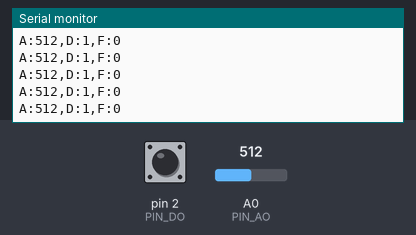
Recording of a sketch running on a simulated Arduino Uno, built with avr-gcc and run on an emulated ATmega328P. On the bench: the last lines printed to the serial monitor. The inputs (shaded band) are chosen by the test bench; at power-on: A0 (PIN_AO) = 512, pin 2 (PIN_DO) HIGH.

Above: at 3.0 s.
3.1 s: A0 (PIN_AO) set to 110
At 3.18 s:
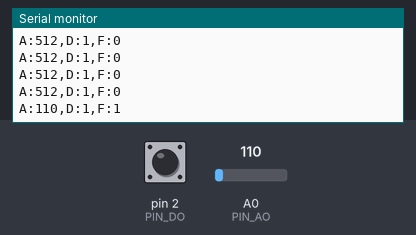
6.1 s: A0 (PIN_AO) set to 89
At 6.16 s:
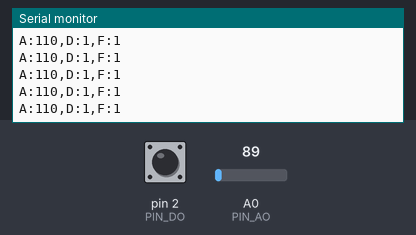
Timing chart, 0 to 9.1 s (numbered marks = the images above; inputs shaded):
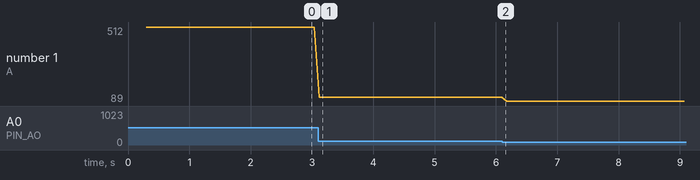

The sketch:

Flame_Arduino_Processing.ino
```cpp
/*
 * Flame Detection Module     Arduino for Processing GUI
 *
 * Copy of Flame_Detection_Module.ino, serial output made for
 * Flame_Circuit_Simulation.pde  (9600 baud).
 *
 * Wire:
 *   VCC -> Arduino 5V
 *   GND -> Arduino GND
 *   AO  -> Arduino A0
 *   DO  -> Arduino D2
 *
 * 1. Upload this sketch.
 * 2. CLOSE Arduino Serial Monitor.
 * 3. Run Flame_Circuit_Simulation in Processing.
 * 4. Click your COM port, then Connect.
 *
 * Line sent every sample:
 *   A:analog,D:doPin,F:flame
 *   A = 0-1023 from A0
 *   D = 0 if DO is LOW, 1 if DO is HIGH
 *   F = 1 flame detected, 0 no flame
 */

const int PIN_AO = A0;
const int PIN_DO = 2;

const unsigned long SAMPLE_MS = 80;

const bool ANALOG_FALLS_WITH_FLAME = true;
const bool DIGITAL_ACTIVE_LOW = true;

const int ANALOG_FLAME_THRESHOLD = 500;
const int ANALOG_CLOSE_THRESHOLD = 250;

int analogValue = 0;
int digitalValue = HIGH;
bool flameDetected = false;

void setup() {
  pinMode(PIN_DO, INPUT);
  Serial.begin(9600);
  delay(300);
}

void loop() {
  analogValue = analogRead(PIN_AO);
  digitalValue = digitalRead(PIN_DO);

  bool analogFlame = ANALOG_FALLS_WITH_FLAME
                       ? (analogValue < ANALOG_FLAME_THRESHOLD)
                       : (analogValue > ANALOG_FLAME_THRESHOLD);

  bool digitalFlame = DIGITAL_ACTIVE_LOW
                        ? (digitalValue == LOW)
                        : (digitalValue == HIGH);

  flameDetected = digitalFlame || analogFlame;

  sendToProcessing();
  delay(SAMPLE_MS);
}

void sendToProcessing() {
  int dPin = (digitalValue == LOW) ? 0 : 1;
  int fFlag = flameDetected ? 1 : 0;

  Serial.print(F("A:"));
  Serial.print(analogValue);
  Serial.print(F(",D:"));
  Serial.print(dPin);
  Serial.print(F(",F:"));
  Serial.println(fFlag);
}
```

Measured:
- after the input at 3.1 s, the serial monitor: prints a new line at once (image 1)
- plotted number 1: 512 → 110 after the input at 3.1 s, 110 → 89 after the input at 6.1 s
